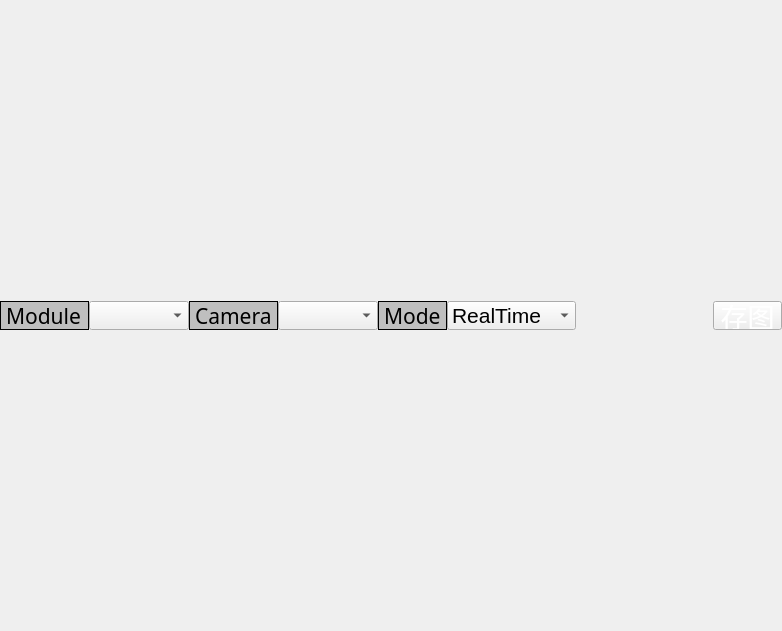
<?xml version="1.0" encoding="UTF-8"?>
<ui version="4.0">
 <class>ImageShowViewClass</class>
 <widget class="QWidget" name="ImageShowViewClass">
  <property name="geometry">
   <rect>
    <x>0</x>
    <y>0</y>
    <width>782</width>
    <height>631</height>
   </rect>
  </property>
  <property name="windowTitle">
   <string>ImageShowView</string>
  </property>
  <layout class="QVBoxLayout" name="verticalLayout_2" stretch="0,1">
   <property name="spacing">
    <number>0</number>
   </property>
   <property name="leftMargin">
    <number>0</number>
   </property>
   <property name="topMargin">
    <number>0</number>
   </property>
   <property name="rightMargin">
    <number>0</number>
   </property>
   <property name="bottomMargin">
    <number>0</number>
   </property>
   <item>
    <layout class="QHBoxLayout" name="horizontalLayout">
     <property name="spacing">
      <number>0</number>
     </property>
     <item>
      <widget class="QLabel" name="label_65">
       <property name="sizePolicy">
        <sizepolicy hsizetype="Fixed" vsizetype="Preferred">
         <horstretch>0</horstretch>
         <verstretch>0</verstretch>
        </sizepolicy>
       </property>
       <property name="minimumSize">
        <size>
         <width>89</width>
         <height>29</height>
        </size>
       </property>
       <property name="maximumSize">
        <size>
         <width>89</width>
         <height>29</height>
        </size>
       </property>
       <property name="font">
        <font>
         <family>微软雅黑</family>
         <pointsize>16</pointsize>
        </font>
       </property>
       <property name="styleSheet">
        <string notr="true">QLabel {
     border-right: 1px solid black;
    border-left: 1px solid black;
    border-top: 1px solid black;
    border-bottom: 1px solid black;
	background-color: rgb(191, 191, 191);
}</string>
       </property>
       <property name="text">
        <string>Module</string>
       </property>
      </widget>
     </item>
     <item>
      <widget class="QComboBox" name="module_list">
       <property name="minimumSize">
        <size>
         <width>100</width>
         <height>29</height>
        </size>
       </property>
       <property name="maximumSize">
        <size>
         <width>200</width>
         <height>29</height>
        </size>
       </property>
      </widget>
     </item>
     <item>
      <widget class="QLabel" name="label_66">
       <property name="sizePolicy">
        <sizepolicy hsizetype="Fixed" vsizetype="Preferred">
         <horstretch>0</horstretch>
         <verstretch>0</verstretch>
        </sizepolicy>
       </property>
       <property name="minimumSize">
        <size>
         <width>89</width>
         <height>29</height>
        </size>
       </property>
       <property name="maximumSize">
        <size>
         <width>89</width>
         <height>29</height>
        </size>
       </property>
       <property name="font">
        <font>
         <family>微软雅黑</family>
         <pointsize>16</pointsize>
        </font>
       </property>
       <property name="styleSheet">
        <string notr="true">QLabel {
     border-right: 1px solid black;
    border-left: 1px solid black;
    border-top: 1px solid black;
    border-bottom: 1px solid black;
	background-color: rgb(191, 191, 191);
}</string>
       </property>
       <property name="text">
        <string>Camera</string>
       </property>
      </widget>
     </item>
     <item>
      <widget class="QComboBox" name="camera_list">
       <property name="minimumSize">
        <size>
         <width>100</width>
         <height>29</height>
        </size>
       </property>
       <property name="maximumSize">
        <size>
         <width>200</width>
         <height>29</height>
        </size>
       </property>
      </widget>
     </item>
     <item>
      <widget class="QLabel" name="label_67">
       <property name="sizePolicy">
        <sizepolicy hsizetype="Fixed" vsizetype="Preferred">
         <horstretch>0</horstretch>
         <verstretch>0</verstretch>
        </sizepolicy>
       </property>
       <property name="minimumSize">
        <size>
         <width>69</width>
         <height>29</height>
        </size>
       </property>
       <property name="maximumSize">
        <size>
         <width>69</width>
         <height>29</height>
        </size>
       </property>
       <property name="font">
        <font>
         <family>微软雅黑</family>
         <pointsize>16</pointsize>
        </font>
       </property>
       <property name="styleSheet">
        <string notr="true">QLabel {
     border-right: 1px solid black;
    border-left: 1px solid black;
    border-top: 1px solid black;
    border-bottom: 1px solid black;
	background-color: rgb(191, 191, 191);
}</string>
       </property>
       <property name="text">
        <string>Mode</string>
       </property>
      </widget>
     </item>
     <item>
      <widget class="QComboBox" name="mode_list">
       <property name="minimumSize">
        <size>
         <width>129</width>
         <height>29</height>
        </size>
       </property>
       <property name="maximumSize">
        <size>
         <width>129</width>
         <height>29</height>
        </size>
       </property>
       <property name="font">
        <font>
         <pointsize>16</pointsize>
        </font>
       </property>
       <property name="currentText">
        <string>AlgResult</string>
       </property>
       <item>
        <property name="text">
         <string>RealTime</string>
        </property>
       </item>
       <item>
        <property name="text">
         <string>AlgResult</string>
        </property>
       </item>
      </widget>
     </item>
     <item>
      <spacer name="horizontalSpacer">
       <property name="orientation">
        <enum>Qt::Horizontal</enum>
       </property>
       <property name="sizeHint" stdset="0">
        <size>
         <width>40</width>
         <height>20</height>
        </size>
       </property>
      </spacer>
     </item>
     <item>
      <widget class="QPushButton" name="camera_save">
       <property name="minimumSize">
        <size>
         <width>69</width>
         <height>29</height>
        </size>
       </property>
       <property name="maximumSize">
        <size>
         <width>69</width>
         <height>29</height>
        </size>
       </property>
       <property name="font">
        <font>
         <pointsize>20</pointsize>
        </font>
       </property>
       <property name="styleSheet">
        <string notr="true">QPushButton {
      background-image:url(:/image_show_view/icon/深蓝/69_29--正常.png);
       background-repeat: no-repeat;
     background-position: center;
       color: white;
    }
 QPushButton:pressed  {
       background-image: url(:/image_show_view/icon/深蓝/69_29--按下.png)
    }
</string>
       </property>
       <property name="text">
        <string>存图</string>
       </property>
       <property name="checkable">
        <bool>true</bool>
       </property>
      </widget>
     </item>
    </layout>
   </item>
   <item>
    <layout class="QVBoxLayout" name="show_window_lay">
     <property name="spacing">
      <number>0</number>
     </property>
    </layout>
   </item>
  </layout>
 </widget>
 <layoutdefault spacing="6" margin="11"/>
 <resources>
  <include location="image_show_view.qrc"/>
 </resources>
 <connections/>
</ui>
